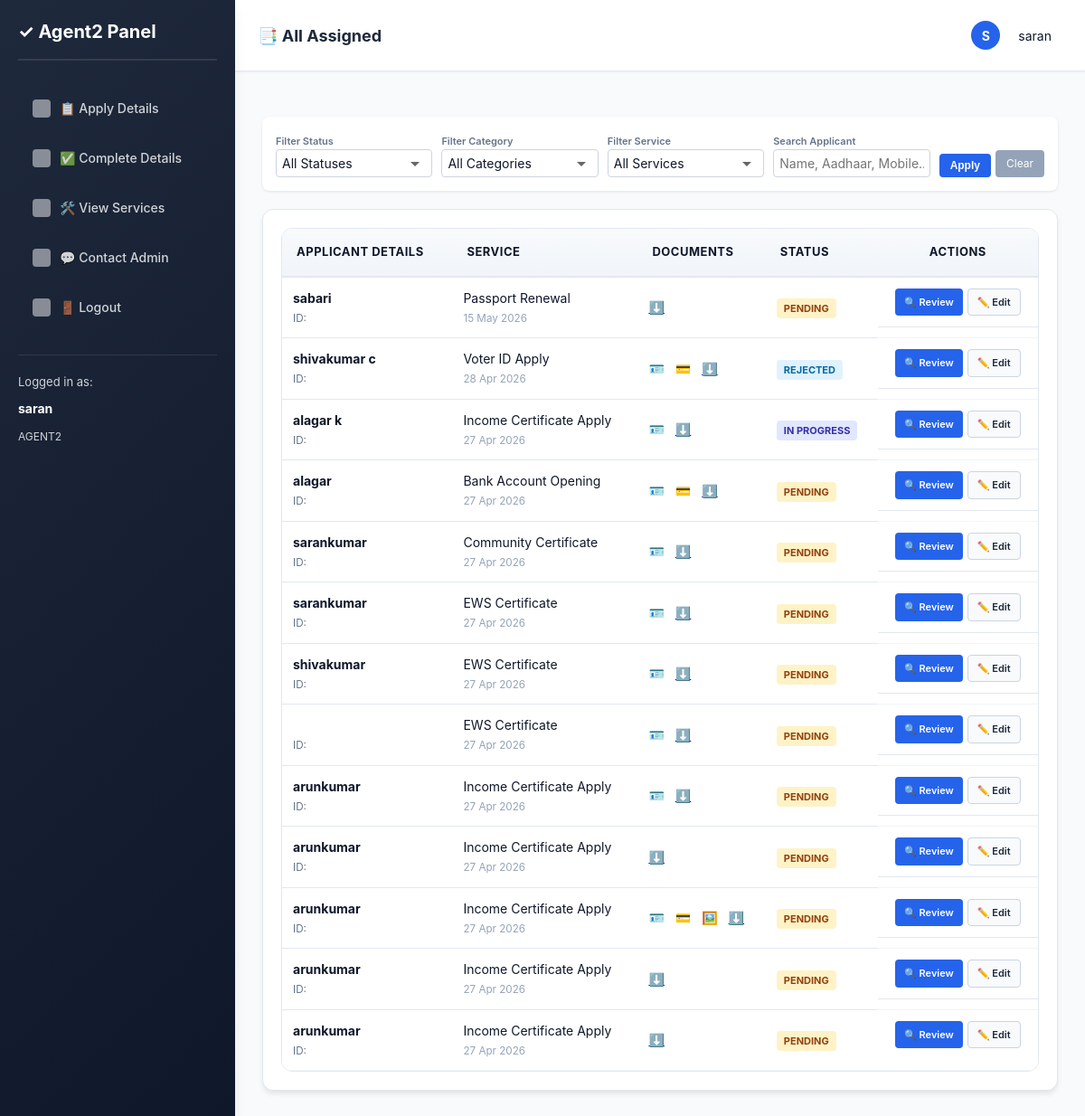
Before: /agent2/dashboard/ (signed in) with the older database file.
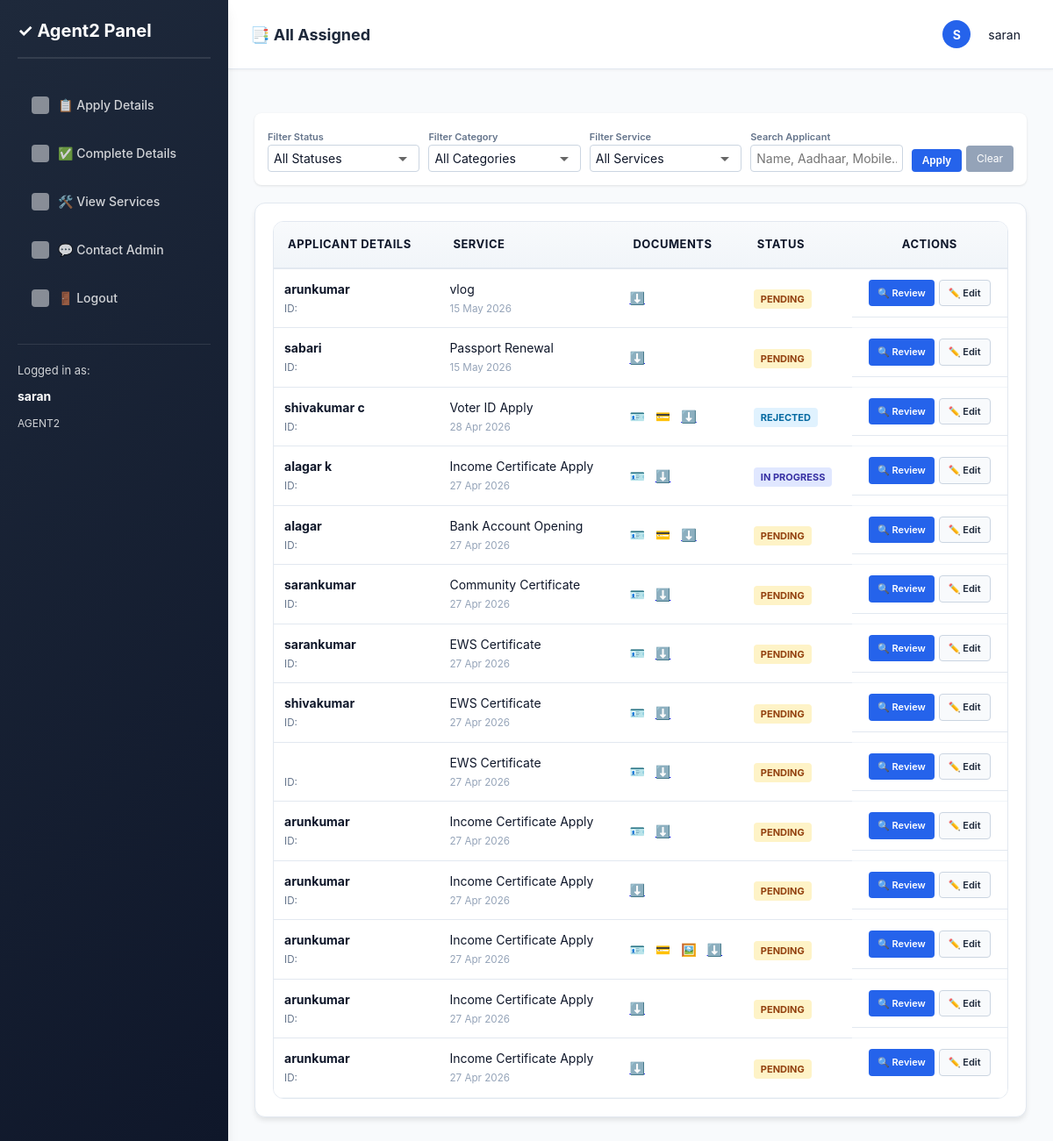
After: the same page with the newer database file.
### services/models.py (models this page shows, shortened)
class ServiceRequest(models.Model):
    STATUS_CHOICES = [
        ('Pending', 'Pending'),
        ('Under Review', 'Under Review'),
        ('In Progress', 'In Progress'),
        ('Approved', 'Approved'),
        ('Rejected', 'Rejected'),
        ('Completed', 'Completed'),
    ]
    user = models.ForeignKey(User, on_delete=models.CASCADE)
    service = models.ForeignKey(Service, on_delete=models.CASCADE)
    full_name = models.CharField(max_length=100, blank=True)
    dob = models.DateField(null=True, blank=True)
    email = models.EmailField(blank=True)
    address = models.TextField(blank=True)
    mobile = models.CharField(max_length=15, blank=True)
    photo = models.FileField(upload_to='requests/photos/', null=True, blank=True)
    aadhaar_card = models.FileField(upload_to='requests/aadhaar/', null=True, blank=True)
    pan_card = models.FileField(upload_to='requests/pan/', null=True, blank=True)
    signature = models.FileField(upload_to='requests/signatures/', null=True, blank=True)
    address_proof = models.FileField(upload_to='requests/address_proof/', null=True, blank=True)
    dynamic_documents = models.JSONField(default=dict, blank=True)
    description = models.TextField(blank=True)
    completed_file = models.FileField(upload_to='requests/completed/', null=True, blank=True)
    status = models.CharField(max_length=20, choices=STATUS_CHOICES, default='Pending')
    assigned_to = models.ForeignKey(User, on_delete=models.SET_NULL, null=True, blank=True, related_name='assigned_requests')
    created_at = models.DateTimeField(auto_now_add=True)
    remarks = models.TextField(blank=True)

class Service(models.Model):
    name = models.CharField(max_length=100)
    description = models.TextField()
    charges = models.DecimalField(max_digits=10, decimal_places=2, default=0.00, help_text="Service charges amount")
    documents_required = models.TextField(blank=True, help_text="List of required documents")
    tutorial_link = models.URLField(blank=True, help_text="YouTube or tutorial video link")
    apply_link = models.URLField(blank=True, help_text="Link to apply for this service")
    minimum_age = models.PositiveSmallIntegerField(default=0, help_text="Minimum age required to apply for this service")
    page = models.ForeignKey('Page', on_delete=models.SET_NULL, null=True, blank=True, related_name='services', help_text="Assign to a specific page")
    created_at = models.DateTimeField(auto_now_add=True)

### services/views.py (the view)
# urls.py: path('agent2/dashboard/', views.agent2_dashboard, name='agent2_dashboard'),
@login_required
@role_required(['AGENT2'])
def agent2_dashboard(request):
    agent_base = ServiceRequest.objects.filter(user=request.user)
    all_assigned = agent_base.order_by('-created_at')
    status_filter = request.GET.get('status')
    service_filter = request.GET.get('service')
    search_query = request.GET.get('search')
    category_filter = request.GET.get('category')
    if search_query:
        all_assigned = all_assigned.filter(
            Q(full_name__icontains=search_query) |
            Q(mobile__icontains=search_query)
        )
    if status_filter:
        all_assigned = all_assigned.filter(status=status_filter)
    if service_filter:
        all_assigned = all_assigned.filter(service_id=service_filter)
    if category_filter:
        all_assigned = all_assigned.filter(service__page_id=category_filter)
    pages = Page.objects.all()
    available_services = Service.objects.all()
    context = {
        'requests': all_assigned,
        'pages': pages,
        'services': available_services,
        'status_filter': status_filter,
        'service_filter': service_filter,
        'category_filter': category_filter,
        'search_query': search_query,
        'sidebar_counts': get_agent2_sidebar_counts(request.user),
    }
    return render(request, 'agent2-site/base-agent2.html', context)

### services/context_processors.py (called while the page is built)
def admin_pages(request):
    if request.path.startswith('/adminsite/'):
        return {'pages': Page.objects.all()}
    return {'pages': []}

### services/views.py (called while the page is built, shortened)
def role_required(allowed_roles):
    def decorator(view_func):
        @wraps(view_func)
        def _wrapped_view(request, *args, **kwargs):
            if not request.user.is_authenticated:
                return redirect(reverse('login') + '?next=' + request.path)
            is_permitted = request.user.role in allowed_roles
            if 'ADMIN' in allowed_roles and (request.user.is_staff or request.user.is_superuser):
                is_permitted = True
            return view_func(request, *args, **kwargs)
        return _wrapped_view
    return decorator

def get_agent2_sidebar_counts(user):
    agent_base = ServiceRequest.objects.filter(user=user)
    return {
        'all': agent_base.count(),
        'pending': agent_base.filter(status='Pending').count(),
        'in_progress': agent_base.filter(status='In Progress').count(),
        'completed': agent_base.filter(status='Completed').count(),
    }

### services/templates/agent2-site/base-agent2.html (shortened to what the changed rows need)
{% load static %}
<!DOCTYPE html>
<html lang="en">
<head>
    <link rel="stylesheet" href="{% static 'services/css/style.css' %}">
</head>
<body>
<div class="dashboard-container">
    <div class="main-content">
        <div class="topbar">
            <div class="topbar-left">
                <h2 class="topbar-title">
                    {% if request.resolver_match.url_name == 'agent2_dashboard' %}📑 All Assigned
                    {% elif request.resolver_match.url_name == 'agent2_service' %}🛠️ Service Catalog
                    {% elif request.resolver_match.url_name == 'agent2_upload' %}📤 Upload Tools
                    {% elif request.resolver_match.url_name == 'agent2_request_detail' %}Application Review
                    {% else %}Agent Portal{% endif %}
                </h2>
            </div>
        </div>
        <div class="page-content">
            {% block content %}
            <div class="card">
                <div class="table-wrapper">
                    <table style="width: 100%; border-collapse: collapse;">
                        <thead>
                            <tr>
                                <th>Applicant Details</th>
                                <th>Service</th>
                                <th>Documents</th>
                                <th>Status</th>
                                <th style="text-align: center;">Actions</th>
                            </tr>
                        </thead>
                        <tbody>
                            {% for request in requests %}
                            <tr style="border-bottom: 1px solid #f1f5f9;">
                                <td style="padding: 12px;">
                                    <strong>{{ request.full_name }}</strong><br>
                                    <small style="color: #64748b;">ID: {{ request.aadhaar_number }}</small>
                                </td>
                                <td style="padding: 12px;">
                                    {{ request.service.name }}<br>
                                    <small style="color: #94a3b8;">{{ request.created_at|date:'d M Y' }}</small>
                                </td>
                                <td style="padding: 12px;">
                                    {% if request.aadhaar_card %}<a href="{{ request.aadhaar_card.url }}" target="_blank" class="doc-link" title="Aadhaar">🪪</a>{% endif %}
                                    {% if request.pan_card %}<a href="{{ request.pan_card.url }}" target="_blank" class="doc-link" title="PAN">💳</a>{% endif %}
                                    {% if request.photo %}<a href="{{ request.photo.url }}" target="_blank" class="doc-link" title="Photo">🖼️</a>{% endif %}
                                    <a href="{% url 'agent1_download_report' request.id %}" title="Download Data">⬇️</a>
                                </td>
                                <td style="padding: 12px;">
                                    <span class="status-badge
                                        {% if request.status == 'Pending' %}status-pending
                                        {% elif request.status == 'In Progress' %}status-progress
                                        {% elif request.status == 'Completed' %}status-completed
                                        {% else %}status-review{% endif %}">
                                        {{ request.status }}
                                    </span>
                                </td>
                                <td style="padding: 12px; text-align: center; display: flex; gap: 5px; justify-content: center;">
                                    <a href="{% url 'agent2_request_detail' request.id %}" class="btn" style="background: #2563eb; color: white; padding: 6px 10px; border-radius: 4px; text-decoration: none; font-size: 11px; font-weight: 600;">🔍 Review</a>
                                    <a href="{% url 'agent2_request_detail' request.id %}?edit=1" class="btn" style="background: #f8fafc; color: #1e293b; border: 1px solid #cbd5e1; padding: 6px 10px; border-radius: 4px; text-decoration: none; font-size: 11px; font-weight: 600;">✏️ Edit</a>
                                </td>
                            </tr>
                            {% empty %}
                            <tr>
                                <td colspan="5" style="text-align: center; padding: 40px; color: #94a3b8;">
                                    No requests found in this queue.
                                </td>
                            </tr>
                            {% endfor %}
                        </tbody>
                    </table>
                </div>
            </div>
            {% endblock %}
        </div>
    </div>
</div>
</body>
</html>

Changed rows visible on the page:
added ServiceRequest: full_name "arunkumar", service.name "vlog", created_at "15 May 2026", status "PENDING"
